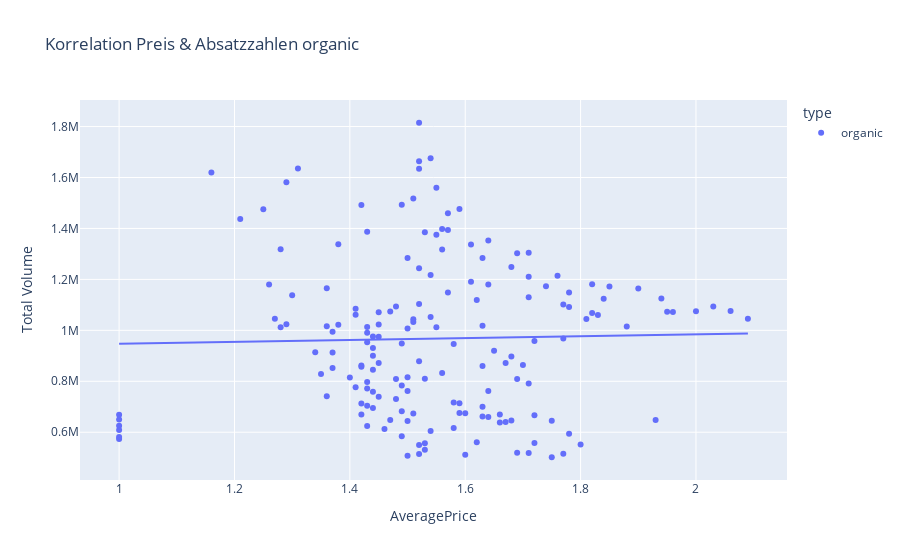

Notebook cell for this chart:
### Code cell
fig = px.scatter(total_US[total_US['type']=="organic"], x="AveragePrice", y="Total Volume",color='type', trendline='ols',title="Korrelation Preis & Absatzzahlen organic")
fig.show()

### Figure 1 — Plotly figure (JSON) as saved in the notebook; plotly's stock layout.template omitted (floating-point values rounded to 4 significant figures; data arrays with more than 128 entries replaced by an {"elided": "..."} marker saying what was removed)
{"data": [{"hovertemplate": "type=organic<br>AveragePrice=%{x}<br>Total Volume=%{y}<extra></extra>", "legendgroup": "organic", "marker": {"color": "#636efa", "symbol": "circle"}, "mode": "markers", "name": "organic", "orientation": "v", "showlegend": true, "type": "scatter", "x": {"elided": "169 float values"}, "xaxis": "x", "y": {"elided": "169 float values"}, "yaxis": "y"}, {"hovertemplate": "<b>OLS trendline</b><br>Total Volume = 36446.9 * AveragePrice + 911217<br>R<sup>2</sup>=0.000597<br><br>type=organic<br>AveragePrice=%{x}<br>Total Volume=%{y} <b>(trend)</b><extra></extra>", "legendgroup": "organic", "marker": {"color": "#636efa", "symbol": "circle"}, "mode": "lines", "name": "organic", "showlegend": false, "type": "scatter", "x": {"elided": "169 float values"}, "xaxis": "x", "y": {"elided": "169 float values"}, "yaxis": "y"}], "layout": {"legend": {"title": {"text": "type"}, "tracegroupgap": 0}, "title": {"text": "Korrelation Preis & Absatzzahlen organic"}, "xaxis": {"anchor": "y", "domain": [0, 1], "title": {"text": "AveragePrice"}}, "yaxis": {"anchor": "x", "domain": [0, 1], "title": {"text": "Total Volume"}}}}
